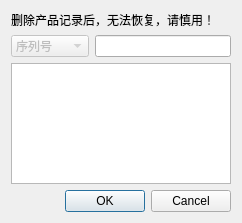
<?xml version="1.0" encoding="UTF-8"?>
<ui version="4.0">
 <class>MissDeleteRecord</class>
 <widget class="QDialog" name="MissDeleteRecord">
  <property name="geometry">
   <rect>
    <x>0</x>
    <y>0</y>
    <width>242</width>
    <height>223</height>
   </rect>
  </property>
  <property name="windowTitle">
   <string>删除产品记录</string>
  </property>
  <layout class="QGridLayout" name="gridLayout">
   <item row="2" column="0" colspan="2">
    <widget class="QPlainTextEdit" name="pedtShowData">
     <property name="readOnly">
      <bool>true</bool>
     </property>
    </widget>
   </item>
   <item row="3" column="0" colspan="2">
    <widget class="QDialogButtonBox" name="buttonBox">
     <property name="standardButtons">
      <set>QDialogButtonBox::Cancel|QDialogButtonBox::Ok</set>
     </property>
    </widget>
   </item>
   <item row="1" column="0">
    <widget class="QComboBox" name="cBoxName">
     <property name="enabled">
      <bool>false</bool>
     </property>
     <property name="currentIndex">
      <number>1</number>
     </property>
     <item>
      <property name="text">
       <string>产品型号</string>
      </property>
     </item>
     <item>
      <property name="text">
       <string>序列号</string>
      </property>
     </item>
    </widget>
   </item>
   <item row="1" column="1">
    <widget class="QLineEdit" name="edtName"/>
   </item>
   <item row="0" column="0" colspan="2">
    <widget class="QLabel" name="label">
     <property name="text">
      <string>删除产品记录后，无法恢复，请慎用！</string>
     </property>
    </widget>
   </item>
  </layout>
 </widget>
 <layoutdefault spacing="6" margin="11"/>
 <resources/>
 <connections>
  <connection>
   <sender>edtName</sender>
   <signal>editingFinished()</signal>
   <receiver>MissDeleteRecord</receiver>
   <slot>s_queryData()</slot>
   <hints>
    <hint type="sourcelabel">
     <x>115</x>
     <y>22</y>
    </hint>
    <hint type="destinationlabel">
     <x>35</x>
     <y>2</y>
    </hint>
   </hints>
  </connection>
  <connection>
   <sender>buttonBox</sender>
   <signal>accepted()</signal>
   <receiver>MissDeleteRecord</receiver>
   <slot>accept()</slot>
   <hints>
    <hint type="sourcelabel">
     <x>122</x>
     <y>204</y>
    </hint>
    <hint type="destinationlabel">
     <x>67</x>
     <y>215</y>
    </hint>
   </hints>
  </connection>
  <connection>
   <sender>buttonBox</sender>
   <signal>rejected()</signal>
   <receiver>MissDeleteRecord</receiver>
   <slot>reject()</slot>
   <hints>
    <hint type="sourcelabel">
     <x>207</x>
     <y>205</y>
    </hint>
    <hint type="destinationlabel">
     <x>236</x>
     <y>218</y>
    </hint>
   </hints>
  </connection>
 </connections>
 <slots>
  <slot>s_queryData()</slot>
 </slots>
</ui>
